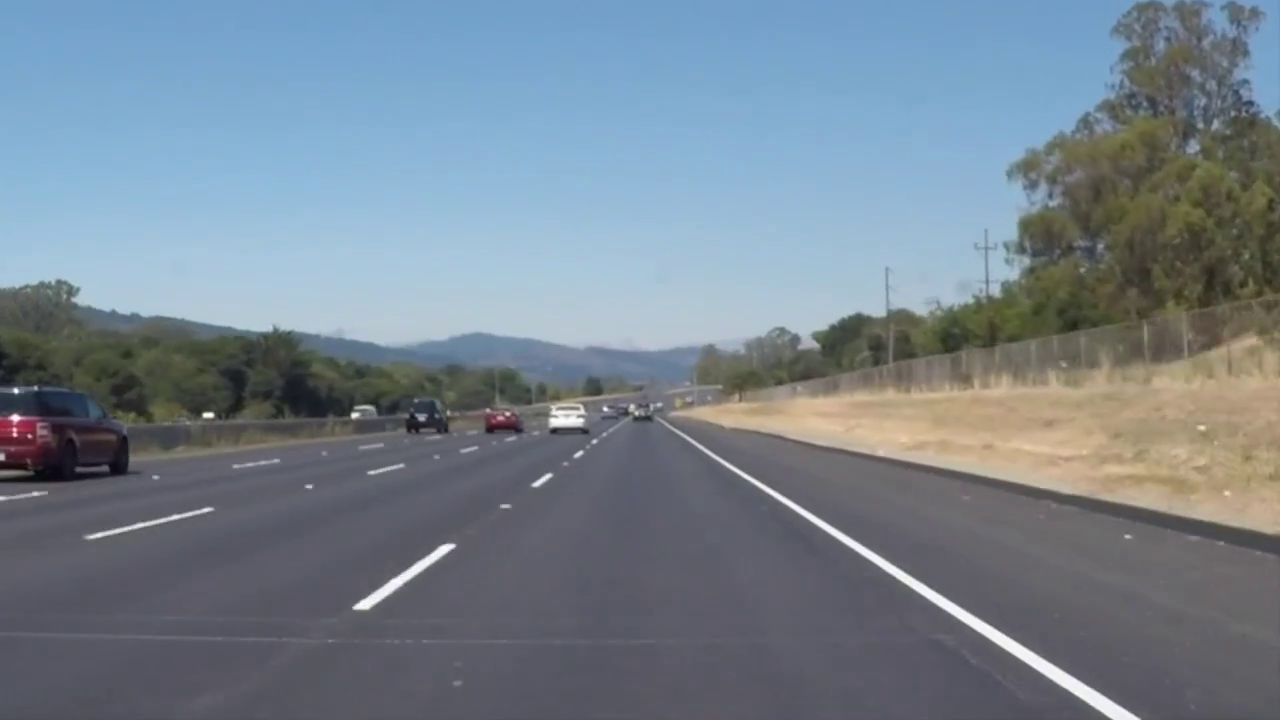
#> input picture frame 22 of input videos/easy2.mp4, 1280 x 720 px, given in place of indian road.mp4, which was not available
$ python final_sliding_window_code.py   (older library calls are emulated)
#> lines starting #> are read from the running program, lines starting #| are printed output that depends on the picture; after the words box and inside, x2 and y2 are one past the last pixel; in counts of white or black regions, pixels touching at a corner belong together; pictures that were not available may be replaced by others from this repository, and a replacement may not be noted
#> further down, frame is the input picture: shape (720, 1280, 3); mean B, G, R 142.4, 130.8, 117.9
import numpy as np
import matplotlib.pyplot as plt
import cv2

def gamma_correction(RGBimage, correct_param=1.5, equalizeHist=False):
#> called with correct_param = 1.5, equalizeHist = False
    red = RGBimage[:, :, 2]
    green = RGBimage[:, :, 1]
    blue = RGBimage[:, :, 0]
    red = red / 255.0
    red = cv2.pow(red, correct_param)
    red = np.uint8(red * 255)
    if equalizeHist:
        red = cv2.equalizeHist(red)
    green = green / 255.0
    green = cv2.pow(green, correct_param)
    green = np.uint8(green * 255)
    if equalizeHist:
        green = cv2.equalizeHist(green)
    blue = blue / 255.0
    blue = cv2.pow(blue, correct_param)
    blue = np.uint8(blue * 255)
    if equalizeHist:
        blue = cv2.equalizeHist(blue)
    output = cv2.merge((blue, green, red))
    #cv2.imshow('gammaout',output)
    #cv2.waitKey(0)
    return output

def color_threshold(image, sthresh=(0,255), vthresh=(0,255)):
    hls = cv2.cvtColor(image, cv2.COLOR_RGB2HLS)
    s_channel = hls[:,:,2]
    s_binary = np.zeros_like(s_channel)
    s_binary[(s_channel > sthresh[0]) & (s_channel <= sthresh[1])] = 1
    hsv = cv2.cvtColor(image, cv2.COLOR_RGB2HSV)
    v_channel = hsv[:,:,2]
    v_binary = np.zeros_like(v_channel)
    v_binary[(v_channel > vthresh[0]) & (v_channel <= vthresh[1])] = 1
    output = np.zeros_like(s_channel)
    output[(s_binary == 1) & (v_binary) == 1] = 1
    # Return the combined s_channel & v_channel binary image
    return output

def sobel(img):
    gray = cv2.cvtColor(img, cv2.COLOR_RGB2GRAY)
    sobelx = cv2.Sobel(gray, cv2.CV_64F, 1, 0)
    sobely = cv2.Sobel(gray, cv2.CV_64F, 0, 1)
    abs_sobelx = np.absolute(sobelx)
    abs_sobely = np.absolute(sobely)
    thresh_min = 30
    thresh_max = 120
    scaled_sobely = np.uint8(255 * abs_sobely / np.max(abs_sobely))
    sybinary = np.zeros_like(scaled_sobely)
    sybinary[(scaled_sobely >= thresh_min) & (scaled_sobely <= thresh_max)] = 1
    scaled_sobelx = np.uint8(255 * abs_sobelx / np.max(abs_sobelx))
    sxbinary = np.zeros_like(scaled_sobelx)
    sxbinary[(scaled_sobelx >= thresh_min) & (scaled_sobelx <= thresh_max)] = 1
    c_binary = color_threshold(img, sthresh=(100, 255), vthresh=(50, 255))
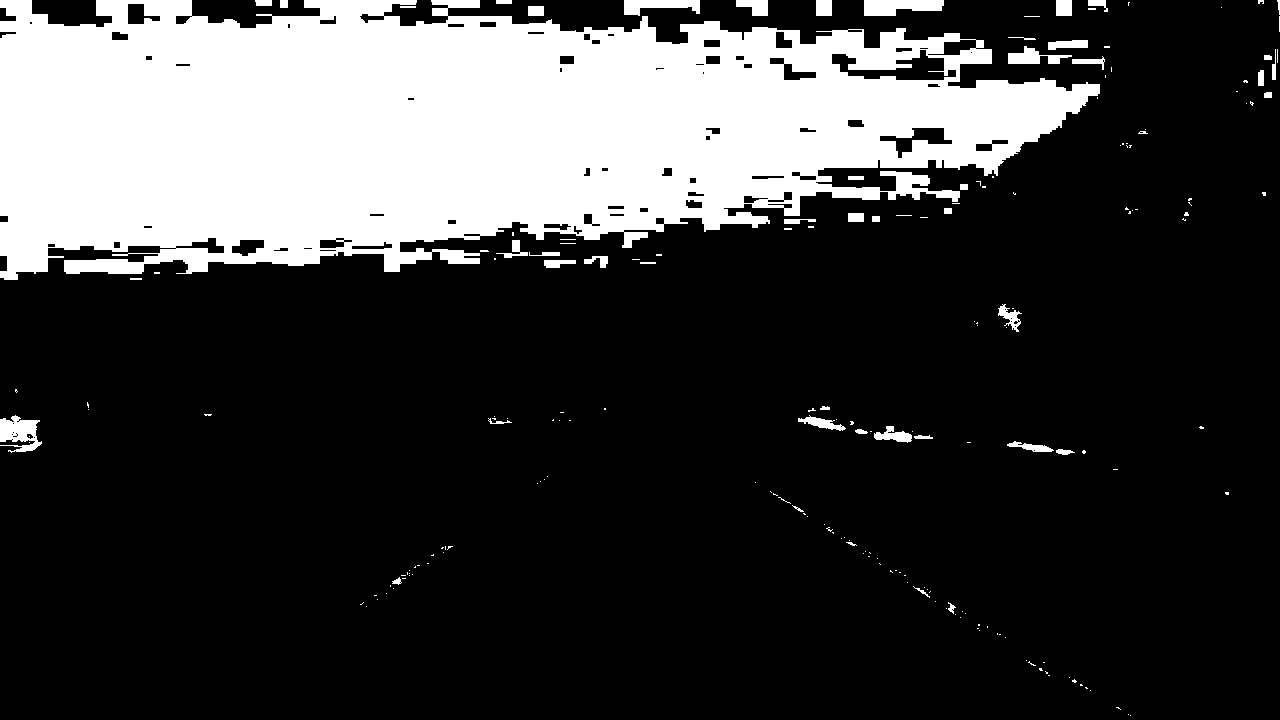
#> c_binary: shape (720, 1280); values 0 (black) and 1 (white), 23.6% white; 204 white regions (155 under 20 px), largest, box (x1, y1, x2, y2) and area: (0, 0, 1100, 280) 208171, (864, 0, 944, 16) 998, (0, 415, 42, 453) 964
    return (sybinary + sxbinary+c_binary)

def warp(img):
    img_size=(img.shape[1],img.shape[0])
    src = np.float32(
        [[690, 450],
         [800, 540],
         [400, 540],
         [570, 450]]
    )
    dst = np.float32(
        [[960, 300],
         [1050, 690],
         [300, 690],
         [300, 300]]
    )
    M = cv2.getPerspectiveTransform(src, dst)
    Minv = cv2.getPerspectiveTransform(dst, src)
    warped = cv2.warpPerspective(img, M, img_size, flags=cv2.INTER_LINEAR)
    return warped
def inv_warp(img):
    img_size=(img.shape[1],img.shape[0])
    src = np.float32(
        [[690, 450],
         [800, 540],
         [400, 540],
         [570, 450]]
    )
    dst = np.float32(
        [[960, 300],
         [1050, 690],
         [300, 690],
         [300, 300]]
    )
    M = cv2.getPerspectiveTransform(src, dst)
    Minv = cv2.getPerspectiveTransform(dst, src)
    invwarped = cv2.warpPerspective(img, Minv, img_size, flags=cv2.INTER_LINEAR)
    return invwarped

def find_lane_pixels(binary_warped):
    # Take a histogram of the bottom half of the image
    histogram = np.sum(binary_warped[binary_warped.shape[0] // 2:, :], axis=0)
#> histogram = 1280 values, max 301 at index 1095, min 0 at index 0, mean 27.02
    # Create an output image to draw on and visualize the result
    out_img = np.dstack((binary_warped, binary_warped, binary_warped))
    # Find the peak of the left and right halves of the histogram
    # These will be the starting point for the left and right lines
    midpoint = np.int(histogram.shape[0] // 2)
    leftx_base = np.argmax(histogram[:midpoint])
#> leftx_base = 398
    rightx_base = np.argmax(histogram[midpoint:]) + midpoint
#> rightx_base = 1095

    # HYPERPARAMETERS
    # Choose the number of sliding windows
    nwindows = 15
    # Set the width of the windows +/- margin
    margin = 100
    # Set minimum number of pixels found to recenter window
    minpix = 50

    # Set height of windows - based on nwindows above and image shape
    window_height = np.int(binary_warped.shape[0] // nwindows)
    # Identify the x and y positions of all nonzero pixels in the image
    nonzero = binary_warped.nonzero()
#> nonzero = 79951 positions, rows 0 to 719, columns 0 to 1163
    nonzeroy = np.array(nonzero[0])
    nonzerox = np.array(nonzero[1])
    # Current positions to be updated later for each window in nwindows
    leftx_current = leftx_base
#> leftx_current = 398
    rightx_current = rightx_base
#> rightx_current = 1095

    # Create empty lists to receive left and right lane pixel indices
    left_lane_inds = []
    right_lane_inds = []

    # Step through the windows one by one
    for window in range(nwindows):
        # Identify window boundaries in x and y (and right and left)
        win_y_low = binary_warped.shape[0] - (window + 1) * window_height
        win_y_high = binary_warped.shape[0] - window * window_height
        win_xleft_low = leftx_current - margin
        win_xleft_high = leftx_current + margin
        win_xright_low = rightx_current - margin
        win_xright_high = rightx_current + margin

        # Draw the windows on the visualization image
        cv2.rectangle(out_img, (win_xleft_low, win_y_low),
                      (win_xleft_high, win_y_high), (0, 255, 0), 2)
        cv2.rectangle(out_img, (win_xright_low, win_y_low),
                      (win_xright_high, win_y_high), (0, 255, 0), 2)

        # Identify the nonzero pixels in x and y within the window #
        good_left_inds = ((nonzeroy >= win_y_low) & (nonzeroy < win_y_high) &
                          (nonzerox >= win_xleft_low) & (nonzerox < win_xleft_high)).nonzero()[0]
        good_right_inds = ((nonzeroy >= win_y_low) & (nonzeroy < win_y_high) &
                           (nonzerox >= win_xright_low) & (nonzerox < win_xright_high)).nonzero()[0]

        # Append these indices to the lists
        left_lane_inds.append(good_left_inds)
        right_lane_inds.append(good_right_inds)
        # If you found > minpix pixels, recenter next window on their mean position
        if len(good_left_inds) > minpix:
            leftx_current = np.int(np.mean(nonzerox[good_left_inds]))
        if len(good_right_inds) > minpix:
            rightx_current = np.int(np.mean(nonzerox[good_right_inds]))
#> this loop made 15 passes
#> (win_xleft_low, win_xleft_high, win_xright_low, win_xright_high, leftx_current, rightx_current) on passes 1 to 8: (298, 498, 995, 1195, 405, 1138), (305, 505, 1038, 1238, 407, 1128), (307, 507, 1028, 1228, 395, 1116), (295, 495, 1016, 1216, 397, 1104), (297, 497, 1004, 1204, 387, 1091), (287, 487, 991, 1191, 395, 1078), (295, 495, 978, 1178, 386, 1067), (286, 486, 967, 1167, 383, 1055)
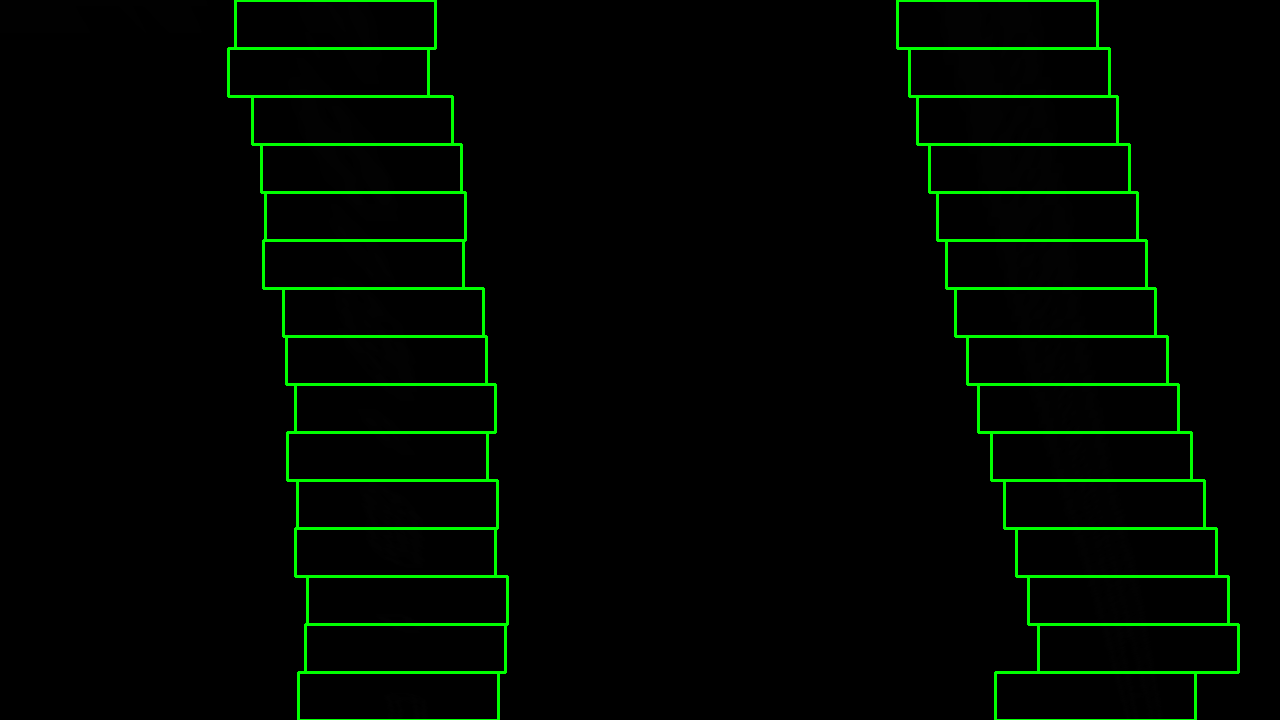
#> out_img: shape (720, 1280, 3); mean of channels 0, 1, 2 0.1, 7.6, 0.1; drawn as B, G, R
#> after the loop, left_lane_inds = 15 items; right_lane_inds = 15 items
    # Concatenate the arrays of indices (previously was a list of lists of pixels)
    try:
        left_lane_inds = np.concatenate(left_lane_inds)
        right_lane_inds = np.concatenate(right_lane_inds)
    except ValueError:
        # Avoids an error if the above is not implemented fully
        pass
    # Extract left and right line pixel positions
    leftx = nonzerox[left_lane_inds]
    lefty = nonzeroy[left_lane_inds]
    rightx = nonzerox[right_lane_inds]
    righty = nonzeroy[right_lane_inds]
    #print(leftx,lefty)
    return leftx, lefty, rightx, righty, out_img

def fit_polynomial(binary_warped):
    # Find our lane pixels first
    leftx, lefty, rightx, righty, out_img = find_lane_pixels(binary_warped)

    # Fit a second order polynomial to each using `np.polyfit`
    left_fit = np.polyfit(lefty, leftx, 2)
#> left_fit = [-4.07e-05, 0.147, 327.8]
    right_fit = np.polyfit(righty, rightx, 2)
#> right_fit = [6.97e-05, 0.173, 986.4]

    # Generate x and y values for plotting
    ploty = np.linspace(0, binary_warped.shape[0] - 1, binary_warped.shape[0])
    try:
        left_fitx = left_fit[0] * ploty ** 2 + left_fit[1] * ploty ** 1 + left_fit[2] #* ploty + left_fit[3]
#> left_fitx = 720 values from 327.8 to 412.3
        right_fitx = right_fit[0] * ploty ** 2 + right_fit[1] * ploty ** 1 + right_fit[2] #* ploty + right_fit[3]
#> right_fitx = 720 values from 986.4 to 1147.2
    except TypeError("expected non-empty vector for x"):
        # Avoids an error if `left` and `right_fit` are still none or incorrect
        print('The function failed to fit a line!')
        left_fitx = 1 * ploty ** 2 + 1 * ploty ** 1 #+ 1 * ploty
        right_fitx = 1 * ploty ** 2 + 1 * ploty ** 1# + 1 * ploty

    ## Visualization ##
    # Colors in the left and right lane regions
    out_img[lefty, leftx] = [255, 0, 0]
    out_img[righty, rightx] = [0, 0, 255]
    # Plots the left and right polynomials on the lane lines
    plt.plot(left_fitx, ploty, color='yellow')
    plt.plot(right_fitx, ploty, color='yellow')
    # Create an image to draw the lines on
    warp_zero = np.zeros_like(binary_warped).astype(np.uint8)
    color_warp = np.dstack((warp_zero, warp_zero, warp_zero))
    # Recast the x and y points into usable format for cv2.fillPoly()
    pts_left = np.array([np.transpose(np.vstack([left_fitx, ploty]))])
#> pts_left = 720 pairs, first value 327.8 to 412.3, second value 0 to 719
    pts_right = np.array([np.flipud(np.transpose(np.vstack([right_fitx, ploty])))])
#> pts_right = 720 pairs, first value 986.4 to 1147.2, second value 0 to 719
    pts = np.hstack((pts_left, pts_right))
#> pts = 1440 pairs, first value 327.8 to 1147.2, second value 0 to 719
    # Draw the lane onto the warped blank image
    cv2.fillPoly(color_warp, np.int_([pts]), (0, 255, 0))
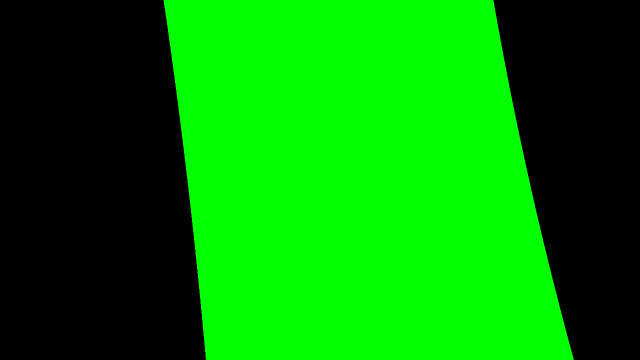
#> color_warp: shape (720, 1280, 3) (shown at 1/2 size); mean of channels 0, 1, 2 0, 137.1, 0; drawn as B, G, R
    return color_warp

cap = cv2.VideoCapture('indian road.mp4')
#fourcc = cv2.VideoWriter_fourcc(*'XVID')
#out = cv2.VideoWriter('indian roads.avi', fourcc, 20.0, (1280, 720))
while (cap.isOpened()):
    ret, frame = cap.read()
    #print(frame.shape[0],frame.shape[1])
    corrected_img = gamma_correction(frame)
    binary_out = sobel(corrected_img)
    binary_warped = warp(binary_out)
    color_warp = fit_polynomial(binary_warped)
    #out_img = fit_polynomial(binary_warped)
    #inv_pers = inv_warp(out_img)

    # Warp the blank back to original image space using inverse perspective matrix (Minv)
    newwarp = inv_warp(color_warp)
#> in inv_warp, `M = cv2.getPerspectiveTransform(src, dst)`: M = [[-0.635, -1.94, 1201.2], [-1.42e-16, -2.21, 960], [-2.06e-19, -0.00248, 1]]
#> in inv_warp, `Minv = cv2.getPerspectiveTransform(dst, src)`: Minv = [[0.121, -0.738, 563.4], [-3.25e-16, -0.452, 434.3], [-6e-19, -0.00112, 1]]
    # Combine the result with the original image
    result = cv2.addWeighted(frame, 1, newwarp, 0.3, 0)
    cv2.imshow("result", result)
    # [5 lines of commented-out code are left out]
    if cv2.waitKey(1) & 0xFF == ord('q'):
#> (key q is pressed here)
        break
cap.release()
#out.release()
cv2.destroyAllWindows()
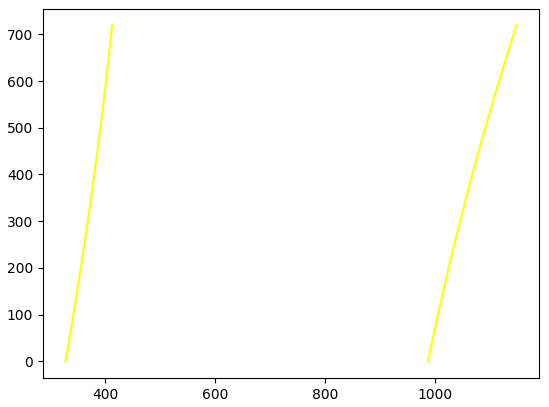
#> figure drawn by matplotlib, 1 panel; curve peaks at x = 412.3, y = 719; curve peaks at x = 1147.2, y = 719

$ run again, starting later in the video
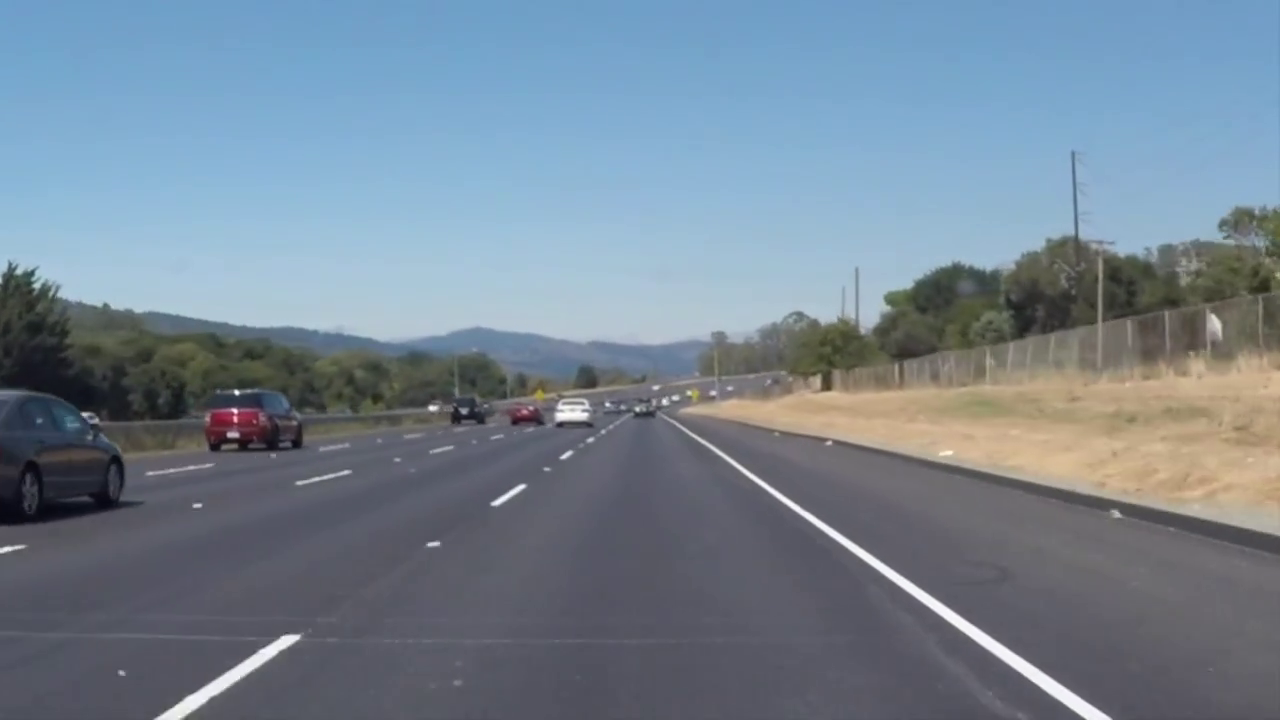
#> input picture frame 99 of input videos/easy2.mp4, 1280 x 720 px, given in place of indian road.mp4, which was not available
#> frame is the input picture: shape (720, 1280, 3); mean B, G, R 146.6, 132.4, 117.1
#> hls: shape (720, 1280, 3); mean of channels 0, 1, 2 44, 99.6, 59.8
#> hsv: shape (720, 1280, 3); mean H, S, V 44, 79.1, 122
#> c_binary: shape (720, 1280); values 0 (black) and 1 (white), 24.8% white; 166 white regions (112 under 20 px), largest, box (x1, y1, x2, y2) and area: (0, 0, 1232, 280) 214164, (976, 0, 1152, 32) 3240, (1174, 0, 1264, 37) 1764
#> histogram = 1280 values, max 485 at index 1136, min 0 at index 0, mean 24.39
#> leftx_base = 358
#> rightx_base = 1136
#> nonzero = 77204 positions, rows 0 to 719, columns 228 to 1151
#> in find_lane_pixels, `leftx_current = leftx_base`: leftx_current = 358
#> in find_lane_pixels, `rightx_current = rightx_base`: rightx_current = 1136
#> the loop in find_lane_pixels, `for window in range(nwindows):` made 15 passes
#> (win_xleft_low, win_xleft_high, win_xright_low, win_xright_high, leftx_current, rightx_current) on passes 1 to 8: (258, 458, 1036, 1236, 372, 1130), (272, 472, 1030, 1230, 380, 1125), (280, 480, 1025, 1225, 365, 1120), (265, 465, 1020, 1220, 356, 1117), (256, 456, 1017, 1217, 361, 1115), (261, 461, 1015, 1215, 340, 1111), (240, 440, 1011, 1211, 344, 1110), (244, 444, 1010, 1210, 327, 1107)
#> after the loop in find_lane_pixels, `for window in range(nwindows):`:
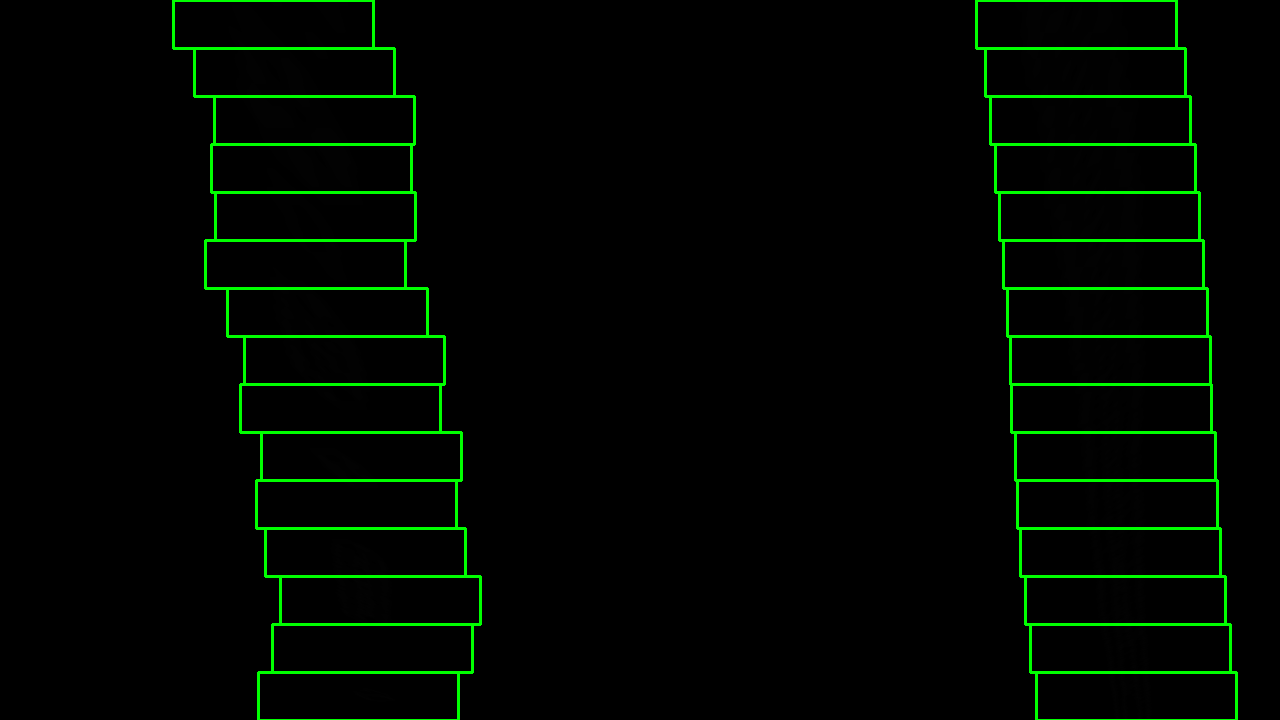
#> out_img: shape (720, 1280, 3); mean of channels 0, 1, 2 0.1, 7.6, 0.1; drawn as B, G, R
#> after the loop in find_lane_pixels, `for window in range(nwindows):`: left_lane_inds = 15 items
#> left_fit = [-1.09e-05, 0.155, 274.5]
#> right_fit = [-6.99e-05, 0.13, 1069.6]
#> left_fitx = 720 values from 274.5 to 380.3
#> right_fitx = 720 values from 1069.6 to 1126.6
#> pts_left = 720 pairs, first value 274.5 to 380.3, second value 0 to 719
#> pts_right = 720 pairs, first value 1069.6 to 1126.6, second value 0 to 719
#> pts = 1440 pairs, first value 274.5 to 1126.6, second value 0 to 719
#> M = [[-0.635, -1.94, 1201.2], [-1.42e-16, -2.21, 960], [-2.06e-19, -0.00248, 1]]
#> Minv = [[0.121, -0.738, 563.4], [-3.25e-16, -0.452, 434.3], [-6e-19, -0.00112, 1]]
#> `cv2.destroyAllWindows()`:
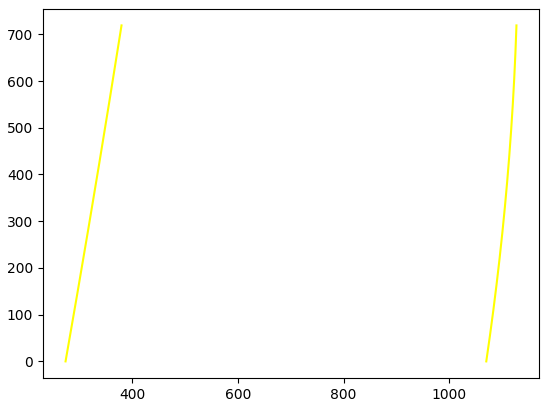
#> figure drawn by matplotlib, 1 panel; curve peaks at x = 380.3, y = 719; curve peaks at x = 1126.6, y = 719
